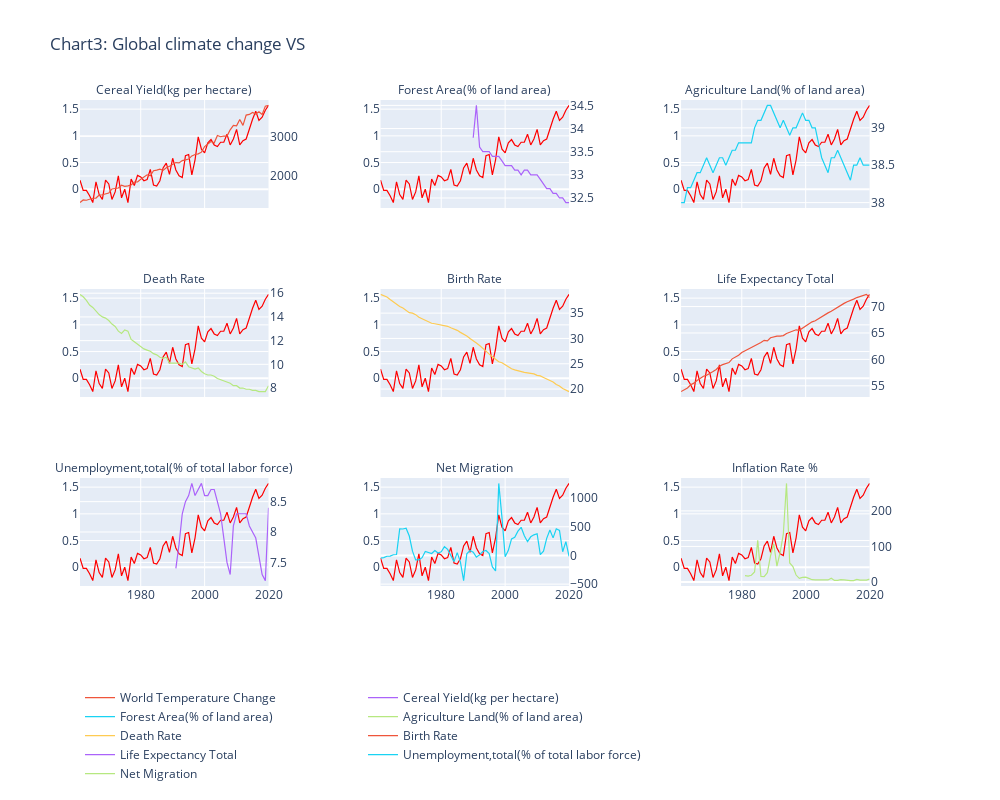

The notebook cell this image was saved under:
### Markdown cell above
**FINDING 2:**

we can read numerical value
- Related to **“Not enough food” problem,**

3 variables:

    (1) Variable 1: Cereal yield (kg per hectare) = 0.94
    (2) Variable 2: Forest area (% of land area) = -0.84
    (3) Variable 3: Agricultural land (% of land area) = 0.061
- Related to **“More health risks” problem,**

3 variables:

    (4) Variable 4: Death Rate = -0.86
    (5) Variable 5: Life Expectancy = 0.91
    (6) Variable 6: Birth Rate = -0.93
- Related to **“Poverty and displacement” problem,**

3 variables:
    
    (7) Variable 7: Net Migration = -0.33
    (8) Variable 8: Unemployment Rate = 0.4
    (9) Variable 9: Inflation Rate = -0.4

So here, we can see it clearly that Variable 1: Cereal yield (kg per hectare) = 0.94 positive,
Variable 2: Forest area (% of land area) = -0.84 negative, Variable 4: Death Rate = -0.86 negative, Variable 5: Life Expectancy = 0.91 positive, Variable 6: Birth Rate = -0.93 negative, these 5 variables have high significant relationship with World temperature changing.

Based on the viewpoint from the U.N. Report:

- (1)Rising temperature will cause “Not enough food” problem that means making Cereal yield decrease, making Forest area decrease, making Agricultural land decrease. So **only Variable 2: Forest area (% of land area)** = -0.84 negative relationship **<font color=green>can support</font>** the opinion from U.N. report.
- (2)Rising temperature will cause “More health risks” problem that means making Death Rate increase, making Life Expectancy decrease, making Birth Rate decrease. So **only Variable 6: Birth Rate** = -0.93 negative relationship **<font color=green>can support</font>** the opinion from U.N. report.
- (3)Rising temperature will cause “Poverty and displacement” problem that means making Net Migration increase, making Unemployment Rate decrease, making Inflation Rate increase. But there is no signification correlation within variable7 to 9. So, in this project, variables **<font color=red>can not support</font>** the opinion from U.N. report.

### Code cell
subplot_titles = merged_df.columns.tolist()[2:]
rows =3
cols =3
specis = {"secondary_y": True}
fig = make_subplots(rows=rows, cols=cols,
                    shared_xaxes=True,
                    specs=[[specis]*cols]*rows,
                    subplot_titles=subplot_titles,
                    
                    )

for row_index in range(1,1+rows):
    for col_index in range(1,1+cols):

        trace1 = go.Scatter(x=merged_df['Year'],
                        y=merged_df['World Temperature Change'], 
                        mode='lines', 
                        name='Average temp', 
                        line=dict(color='red',width=1.2),
                        showlegend=False
                       )

        trace2 = go.Scatter(x = merged_df['Year'],
                        y=merged_df.iloc[:,(row_index-1)*cols+col_index+1],
                        mode = 'lines',
                        line=dict(width=1.2),
                        name=merged_df.columns.tolist()[(row_index-1)*cols+col_index],
                        showlegend=True
                       )

        fig.add_trace(trace1, row=row_index, col=col_index,secondary_y=False)
        fig.add_trace(trace2, row=row_index, col=col_index,secondary_y=True)

fig.update_layout(height=800, width=1000, title_text="Chart3: Global climate change VS")
fig.update_annotations(font=dict(size=12))
fig.update_layout(legend=dict(x=0, y=-0.2, orientation='h'))
fig.show()

### Figure 1 — Plotly figure (JSON) as saved in the notebook; plotly's stock layout.template omitted (floating-point values rounded to 4 significant figures)
{"data": [{"line": {"color": "red", "width": 1.2}, "mode": "lines", "name": "Average temp", "showlegend": false, "type": "scatter", "x": [1961, 1962, 1963, 1964, 1965, 1966, 1967, 1968, 1969, 1970, 1971, 1972, 1973, 1974, 1975, 1976, 1977, 1978, 1979, 1980, 1981, 1982, 1983, 1984, 1985, 1986, 1987, 1988, 1989, 1990, 1991, 1992, 1993, 1994, 1995, 1996, 1997, 1998, 1999, 2000, 2001, 2002, 2003, 2004, 2005, 2006, 2007, 2008, 2009, 2010, 2011, 2012, 2013, 2014, 2015, 2016, 2017, 2018, 2019, 2020], "xaxis": "x", "y": [0.17, -0.02, -0.02, -0.12, -0.25, 0.14, -0.1, -0.19, 0.17, 0.1, -0.19, -0.05, 0.25, -0.16, 0, -0.25, 0.19, 0.07, 0.26, 0.23, 0.16, 0.18, 0.37, 0.08, 0.06, 0.16, 0.4, 0.49, 0.28, 0.58, 0.36, 0.25, 0.22, 0.63, 0.65, 0.27, 0.55, 0.98, 0.75, 0.68, 0.87, 0.93, 0.83, 0.8, 0.88, 0.88, 1.03, 0.83, 0.94, 1.12, 0.83, 0.91, 0.94, 1.14, 1.31, 1.46, 1.29, 1.35, 1.48, 1.57], "yaxis": "y"}, {"line": {"width": 1.2}, "mode": "lines", "name": "World Temperature Change", "showlegend": true, "type": "scatter", "x": [1961, 1962, 1963, 1964, 1965, 1966, 1967, 1968, 1969, 1970, 1971, 1972, 1973, 1974, 1975, 1976, 1977, 1978, 1979, 1980, 1981, 1982, 1983, 1984, 1985, 1986, 1987, 1988, 1989, 1990, 1991, 1992, 1993, 1994, 1995, 1996, 1997, 1998, 1999, 2000, 2001, 2002, 2003, 2004, 2005, 2006, 2007, 2008, 2009, 2010, 2011, 2012, 2013, 2014, 2015, 2016, 2017, 2018, 2019, 2020], "xaxis": "x", "y": [1330.0, 1397.0, 1389.0, 1422.0, 1439.0, 1444.0, 1519.0, 1528.0, 1556.0, 1572.0, 1674.0, 1693, 1697.0, 1768.0, 1741.0, 1750.0, 1774.0, 1849.0, 1849.0, 1918.0, 1971.0, 2030.0, 2005.0, 2133.0, 2147.0, 2174.0, 2142.0, 2208.0, 2246.0, 2291, 2340.0, 2331.0, 2390.0, 2407, 2427, 2508.0, 2544.0, 2558.0, 2601.0, 2742.0, 2809.0, 2870.0, 2836, 3021, 2991.0, 3008.0, 3007.0, 3166.0, 3278.0, 3264.0, 3428.0, 3278.0, 3537.0, 3553.0, 3604.0, 3562.0, 3619.0, 3550.0, 3762.0, 3781.0], "yaxis": "y2"}, {"line": {"color": "red", "width": 1.2}, "mode": "lines", "name": "Average temp", "showlegend": false, "type": "scatter", "x": [1961, 1962, 1963, 1964, 1965, 1966, 1967, 1968, 1969, 1970, 1971, 1972, 1973, 1974, 1975, 1976, 1977, 1978, 1979, 1980, 1981, 1982, 1983, 1984, 1985, 1986, 1987, 1988, 1989, 1990, 1991, 1992, 1993, 1994, 1995, 1996, 1997, 1998, 1999, 2000, 2001, 2002, 2003, 2004, 2005, 2006, 2007, 2008, 2009, 2010, 2011, 2012, 2013, 2014, 2015, 2016, 2017, 2018, 2019, 2020], "xaxis": "x2", "y": [0.17, -0.02, -0.02, -0.12, -0.25, 0.14, -0.1, -0.19, 0.17, 0.1, -0.19, -0.05, 0.25, -0.16, 0, -0.25, 0.19, 0.07, 0.26, 0.23, 0.16, 0.18, 0.37, 0.08, 0.06, 0.16, 0.4, 0.49, 0.28, 0.58, 0.36, 0.25, 0.22, 0.63, 0.65, 0.27, 0.55, 0.98, 0.75, 0.68, 0.87, 0.93, 0.83, 0.8, 0.88, 0.88, 1.03, 0.83, 0.94, 1.12, 0.83, 0.91, 0.94, 1.14, 1.31, 1.46, 1.29, 1.35, 1.48, 1.57], "yaxis": "y3"}, {"line": {"width": 1.2}, "mode": "lines", "name": "Cereal Yield(kg per hectare)", "showlegend": true, "type": "scatter", "x": [1961, 1962, 1963, 1964, 1965, 1966, 1967, 1968, 1969, 1970, 1971, 1972, 1973, 1974, 1975, 1976, 1977, 1978, 1979, 1980, 1981, 1982, 1983, 1984, 1985, 1986, 1987, 1988, 1989, 1990, 1991, 1992, 1993, 1994, 1995, 1996, 1997, 1998, 1999, 2000, 2001, 2002, 2003, 2004, 2005, 2006, 2007, 2008, 2009, 2010, 2011, 2012, 2013, 2014, 2015, 2016, 2017, 2018, 2019, 2020], "xaxis": "x2", "y": [null, null, null, null, null, null, null, null, null, null, null, null, null, null, null, null, null, null, null, null, null, null, null, null, null, null, null, null, null, 33.8, 34.5, 33.6, 33.5, 33.5, 33.5, 33.4, 33.4, 33.4, 33.3, 33.2, 33.2, 33.2, 33.1, 33.1, 33, 33.1, 33.1, 33, 33, 33, 32.9, 32.8, 32.7, 32.7, 32.6, 32.6, 32.5, 32.5, 32.4, 32.4], "yaxis": "y4"}, {"line": {"color": "red", "width": 1.2}, "mode": "lines", "name": "Average temp", "showlegend": false, "type": "scatter", "x": [1961, 1962, 1963, 1964, 1965, 1966, 1967, 1968, 1969, 1970, 1971, 1972, 1973, 1974, 1975, 1976, 1977, 1978, 1979, 1980, 1981, 1982, 1983, 1984, 1985, 1986, 1987, 1988, 1989, 1990, 1991, 1992, 1993, 1994, 1995, 1996, 1997, 1998, 1999, 2000, 2001, 2002, 2003, 2004, 2005, 2006, 2007, 2008, 2009, 2010, 2011, 2012, 2013, 2014, 2015, 2016, 2017, 2018, 2019, 2020], "xaxis": "x3", "y": [0.17, -0.02, -0.02, -0.12, -0.25, 0.14, -0.1, -0.19, 0.17, 0.1, -0.19, -0.05, 0.25, -0.16, 0, -0.25, 0.19, 0.07, 0.26, 0.23, 0.16, 0.18, 0.37, 0.08, 0.06, 0.16, 0.4, 0.49, 0.28, 0.58, 0.36, 0.25, 0.22, 0.63, 0.65, 0.27, 0.55, 0.98, 0.75, 0.68, 0.87, 0.93, 0.83, 0.8, 0.88, 0.88, 1.03, 0.83, 0.94, 1.12, 0.83, 0.91, 0.94, 1.14, 1.31, 1.46, 1.29, 1.35, 1.48, 1.57], "yaxis": "y5"}, {"line": {"width": 1.2}, "mode": "lines", "name": "Forest Area(% of land area)", "showlegend": true, "type": "scatter", "x": [1961, 1962, 1963, 1964, 1965, 1966, 1967, 1968, 1969, 1970, 1971, 1972, 1973, 1974, 1975, 1976, 1977, 1978, 1979, 1980, 1981, 1982, 1983, 1984, 1985, 1986, 1987, 1988, 1989, 1990, 1991, 1992, 1993, 1994, 1995, 1996, 1997, 1998, 1999, 2000, 2001, 2002, 2003, 2004, 2005, 2006, 2007, 2008, 2009, 2010, 2011, 2012, 2013, 2014, 2015, 2016, 2017, 2018, 2019, 2020], "xaxis": "x3", "y": [38, 38, 38.2, 38.2, 38.3, 38.4, 38.4, 38.5, 38.6, 38.5, 38.4, 38.5, 38.6, 38.6, 38.5, 38.6, 38.7, 38.7, 38.8, 38.8, 38.8, 38.8, 38.8, 39, 39.1, 39.1, 39.2, 39.3, 39.3, 39.2, 39.1, 39, 39.1, 39, 38.9, 39, 39, 39.1, 39.2, 39.1, 39.1, 39, 39, 38.8, 38.6, 38.5, 38.4, 38.6, 38.6, 38.7, 38.6, 38.5, 38.4, 38.3, 38.5, 38.5, 38.6, 38.5, 38.5, 38.5], "yaxis": "y6"}, {"line": {"color": "red", "width": 1.2}, "mode": "lines", "name": "Average temp", "showlegend": false, "type": "scatter", "x": [1961, 1962, 1963, 1964, 1965, 1966, 1967, 1968, 1969, 1970, 1971, 1972, 1973, 1974, 1975, 1976, 1977, 1978, 1979, 1980, 1981, 1982, 1983, 1984, 1985, 1986, 1987, 1988, 1989, 1990, 1991, 1992, 1993, 1994, 1995, 1996, 1997, 1998, 1999, 2000, 2001, 2002, 2003, 2004, 2005, 2006, 2007, 2008, 2009, 2010, 2011, 2012, 2013, 2014, 2015, 2016, 2017, 2018, 2019, 2020], "xaxis": "x4", "y": [0.17, -0.02, -0.02, -0.12, -0.25, 0.14, -0.1, -0.19, 0.17, 0.1, -0.19, -0.05, 0.25, -0.16, 0, -0.25, 0.19, 0.07, 0.26, 0.23, 0.16, 0.18, 0.37, 0.08, 0.06, 0.16, 0.4, 0.49, 0.28, 0.58, 0.36, 0.25, 0.22, 0.63, 0.65, 0.27, 0.55, 0.98, 0.75, 0.68, 0.87, 0.93, 0.83, 0.8, 0.88, 0.88, 1.03, 0.83, 0.94, 1.12, 0.83, 0.91, 0.94, 1.14, 1.31, 1.46, 1.29, 1.35, 1.48, 1.57], "yaxis": "y7"}, {"line": {"width": 1.2}, "mode": "lines", "name": "Agriculture Land(% of land area)", "showlegend": true, "type": "scatter", "x": [1961, 1962, 1963, 1964, 1965, 1966, 1967, 1968, 1969, 1970, 1971, 1972, 1973, 1974, 1975, 1976, 1977, 1978, 1979, 1980, 1981, 1982, 1983, 1984, 1985, 1986, 1987, 1988, 1989, 1990, 1991, 1992, 1993, 1994, 1995, 1996, 1997, 1998, 1999, 2000, 2001, 2002, 2003, 2004, 2005, 2006, 2007, 2008, 2009, 2010, 2011, 2012, 2013, 2014, 2015, 2016, 2017, 2018, 2019, 2020], "xaxis": "x4", "y": [15.9, 15.7, 15.4, 15, 14.8, 14.5, 14.2, 14, 13.9, 13.7, 13.4, 13.2, 12.8, 12.6, 12.9, 12.8, 12.1, 11.9, 11.7, 11.5, 11.3, 11.2, 11.1, 10.9, 10.8, 10.6, 10.5, 10.6, 10.1, 10.1, 10.1, 10.1, 10, 10.2, 9.8, 9.7, 9.6, 9.7, 9.4, 9.2, 9.1, 9.1, 9, 8.8, 8.7, 8.6, 8.5, 8.4, 8.2, 8.2, 8, 8, 7.9, 7.9, 7.8, 7.8, 7.7, 7.7, 7.7, 8.2], "yaxis": "y8"}, {"line": {"color": "red", "width": 1.2}, "mode": "lines", "name": "Average temp", "showlegend": false, "type": "scatter", "x": [1961, 1962, 1963, 1964, 1965, 1966, 1967, 1968, 1969, 1970, 1971, 1972, 1973, 1974, 1975, 1976, 1977, 1978, 1979, 1980, 1981, 1982, 1983, 1984, 1985, 1986, 1987, 1988, 1989, 1990, 1991, 1992, 1993, 1994, 1995, 1996, 1997, 1998, 1999, 2000, 2001, 2002, 2003, 2004, 2005, 2006, 2007, 2008, 2009, 2010, 2011, 2012, 2013, 2014, 2015, 2016, 2017, 2018, 2019, 2020], "xaxis": "x5", "y": [0.17, -0.02, -0.02, -0.12, -0.25, 0.14, -0.1, -0.19, 0.17, 0.1, -0.19, -0.05, 0.25, -0.16, 0, -0.25, 0.19, 0.07, 0.26, 0.23, 0.16, 0.18, 0.37, 0.08, 0.06, 0.16, 0.4, 0.49, 0.28, 0.58, 0.36, 0.25, 0.22, 0.63, 0.65, 0.27, 0.55, 0.98, 0.75, 0.68, 0.87, 0.93, 0.83, 0.8, 0.88, 0.88, 1.03, 0.83, 0.94, 1.12, 0.83, 0.91, 0.94, 1.14, 1.31, 1.46, 1.29, 1.35, 1.48, 1.57], "yaxis": "y9"}, {"line": {"width": 1.2}, "mode": "lines", "name": "Death Rate", "showlegend": true, "type": "scatter", "x": [1961, 1962, 1963, 1964, 1965, 1966, 1967, 1968, 1969, 1970, 1971, 1972, 1973, 1974, 1975, 1976, 1977, 1978, 1979, 1980, 1981, 1982, 1983, 1984, 1985, 1986, 1987, 1988, 1989, 1990, 1991, 1992, 1993, 1994, 1995, 1996, 1997, 1998, 1999, 2000, 2001, 2002, 2003, 2004, 2005, 2006, 2007, 2008, 2009, 2010, 2011, 2012, 2013, 2014, 2015, 2016, 2017, 2018, 2019, 2020], "xaxis": "x5", "y": [38.7, 38.5, 38.2, 37.7, 37.2, 36.7, 36.3, 36, 35.6, 35.1, 35, 34.7, 34.2, 33.9, 33.6, 33.3, 33, 32.9, 32.8, 32.7, 32.5, 32.4, 32.1, 31.9, 31.6, 31.2, 30.9, 30.5, 30, 29.6, 29.1, 28.6, 28.1, 27.5, 26.9, 26.3, 25.9, 25.4, 25.2, 24.8, 24.4, 24, 23.8, 23.6, 23.4, 23.3, 23.2, 23.1, 23, 22.7, 22.6, 22.3, 22, 21.7, 21.4, 20.9, 20.6, 20.1, 19.8, 19.5], "yaxis": "y10"}, {"line": {"color": "red", "width": 1.2}, "mode": "lines", "name": "Average temp", "showlegend": false, "type": "scatter", "x": [1961, 1962, 1963, 1964, 1965, 1966, 1967, 1968, 1969, 1970, 1971, 1972, 1973, 1974, 1975, 1976, 1977, 1978, 1979, 1980, 1981, 1982, 1983, 1984, 1985, 1986, 1987, 1988, 1989, 1990, 1991, 1992, 1993, 1994, 1995, 1996, 1997, 1998, 1999, 2000, 2001, 2002, 2003, 2004, 2005, 2006, 2007, 2008, 2009, 2010, 2011, 2012, 2013, 2014, 2015, 2016, 2017, 2018, 2019, 2020], "xaxis": "x6", "y": [0.17, -0.02, -0.02, -0.12, -0.25, 0.14, -0.1, -0.19, 0.17, 0.1, -0.19, -0.05, 0.25, -0.16, 0, -0.25, 0.19, 0.07, 0.26, 0.23, 0.16, 0.18, 0.37, 0.08, 0.06, 0.16, 0.4, 0.49, 0.28, 0.58, 0.36, 0.25, 0.22, 0.63, 0.65, 0.27, 0.55, 0.98, 0.75, 0.68, 0.87, 0.93, 0.83, 0.8, 0.88, 0.88, 1.03, 0.83, 0.94, 1.12, 0.83, 0.91, 0.94, 1.14, 1.31, 1.46, 1.29, 1.35, 1.48, 1.57], "yaxis": "y11"}, {"line": {"width": 1.2}, "mode": "lines", "name": "Birth Rate", "showlegend": true, "type": "scatter", "x": [1961, 1962, 1963, 1964, 1965, 1966, 1967, 1968, 1969, 1970, 1971, 1972, 1973, 1974, 1975, 1976, 1977, 1978, 1979, 1980, 1981, 1982, 1983, 1984, 1985, 1986, 1987, 1988, 1989, 1990, 1991, 1992, 1993, 1994, 1995, 1996, 1997, 1998, 1999, 2000, 2001, 2002, 2003, 2004, 2005, 2006, 2007, 2008, 2009, 2010, 2011, 2012, 2013, 2014, 2015, 2016, 2017, 2018, 2019, 2020], "xaxis": "x6", "y": [53.9, 54.3, 54.6, 55.2, 55.5, 56, 56.4, 56.8, 57, 57.3, 57.7, 58.1, 58.7, 59, 59.2, 59.4, 60.1, 60.4, 60.8, 61.3, 61.6, 61.9, 62.2, 62.5, 62.8, 63.2, 63.6, 63.5, 64.1, 64.3, 64.4, 64.4, 64.5, 64.9, 65.1, 65.3, 65.6, 65.5, 65.9, 66.4, 66.7, 67.1, 67.3, 67.7, 68, 68.4, 68.8, 69.1, 69.5, 69.8, 70.3, 70.6, 70.9, 71.1, 71.4, 71.7, 71.9, 72.1, 72.3, 71.7], "yaxis": "y12"}, {"line": {"color": "red", "width": 1.2}, "mode": "lines", "name": "Average temp", "showlegend": false, "type": "scatter", "x": [1961, 1962, 1963, 1964, 1965, 1966, 1967, 1968, 1969, 1970, 1971, 1972, 1973, 1974, 1975, 1976, 1977, 1978, 1979, 1980, 1981, 1982, 1983, 1984, 1985, 1986, 1987, 1988, 1989, 1990, 1991, 1992, 1993, 1994, 1995, 1996, 1997, 1998, 1999, 2000, 2001, 2002, 2003, 2004, 2005, 2006, 2007, 2008, 2009, 2010, 2011, 2012, 2013, 2014, 2015, 2016, 2017, 2018, 2019, 2020], "xaxis": "x7", "y": [0.17, -0.02, -0.02, -0.12, -0.25, 0.14, -0.1, -0.19, 0.17, 0.1, -0.19, -0.05, 0.25, -0.16, 0, -0.25, 0.19, 0.07, 0.26, 0.23, 0.16, 0.18, 0.37, 0.08, 0.06, 0.16, 0.4, 0.49, 0.28, 0.58, 0.36, 0.25, 0.22, 0.63, 0.65, 0.27, 0.55, 0.98, 0.75, 0.68, 0.87, 0.93, 0.83, 0.8, 0.88, 0.88, 1.03, 0.83, 0.94, 1.12, 0.83, 0.91, 0.94, 1.14, 1.31, 1.46, 1.29, 1.35, 1.48, 1.57], "yaxis": "y13"}, {"line": {"width": 1.2}, "mode": "lines", "name": "Life Expectancy Total", "showlegend": true, "type": "scatter", "x": [1961, 1962, 1963, 1964, 1965, 1966, 1967, 1968, 1969, 1970, 1971, 1972, 1973, 1974, 1975, 1976, 1977, 1978, 1979, 1980, 1981, 1982, 1983, 1984, 1985, 1986, 1987, 1988, 1989, 1990, 1991, 1992, 1993, 1994, 1995, 1996, 1997, 1998, 1999, 2000, 2001, 2002, 2003, 2004, 2005, 2006, 2007, 2008, 2009, 2010, 2011, 2012, 2013, 2014, 2015, 2016, 2017, 2018, 2019, 2020], "xaxis": "x7", "y": [null, null, null, null, null, null, null, null, null, null, null, null, null, null, null, null, null, null, null, null, null, null, null, null, null, null, null, null, null, null, 7.4, 7.8, 8.3, 8.5, 8.6, 8.8, 8.6, 8.7, 8.8, 8.6, 8.6, 8.7, 8.7, 8.5, 8.3, 7.9, 7.5, 7.3, 8.1, 8.3, 8.3, 8.3, 8.3, 8.1, 8, 7.9, 7.6, 7.3, 7.2, 8.4], "yaxis": "y14"}, {"line": {"color": "red", "width": 1.2}, "mode": "lines", "name": "Average temp", "showlegend": false, "type": "scatter", "x": [1961, 1962, 1963, 1964, 1965, 1966, 1967, 1968, 1969, 1970, 1971, 1972, 1973, 1974, 1975, 1976, 1977, 1978, 1979, 1980, 1981, 1982, 1983, 1984, 1985, 1986, 1987, 1988, 1989, 1990, 1991, 1992, 1993, 1994, 1995, 1996, 1997, 1998, 1999, 2000, 2001, 2002, 2003, 2004, 2005, 2006, 2007, 2008, 2009, 2010, 2011, 2012, 2013, 2014, 2015, 2016, 2017, 2018, 2019, 2020], "xaxis": "x8", "y": [0.17, -0.02, -0.02, -0.12, -0.25, 0.14, -0.1, -0.19, 0.17, 0.1, -0.19, -0.05, 0.25, -0.16, 0, -0.25, 0.19, 0.07, 0.26, 0.23, 0.16, 0.18, 0.37, 0.08, 0.06, 0.16, 0.4, 0.49, 0.28, 0.58, 0.36, 0.25, 0.22, 0.63, 0.65, 0.27, 0.55, 0.98, 0.75, 0.68, 0.87, 0.93, 0.83, 0.8, 0.88, 0.88, 1.03, 0.83, 0.94, 1.12, 0.83, 0.91, 0.94, 1.14, 1.31, 1.46, 1.29, 1.35, 1.48, 1.57], "yaxis": "y15"}, {"line": {"width": 1.2}, "mode": "lines", "name": "Unemployment,total(% of total labor force)", "showlegend": true, "type": "scatter", "x": [1961, 1962, 1963, 1964, 1965, 1966, 1967, 1968, 1969, 1970, 1971, 1972, 1973, 1974, 1975, 1976, 1977, 1978, 1979, 1980, 1981, 1982, 1983, 1984, 1985, 1986, 1987, 1988, 1989, 1990, 1991, 1992, 1993, 1994, 1995, 1996, 1997, 1998, 1999, 2000, 2001, 2002, 2003, 2004, 2005, 2006, 2007, 2008, 2009, 2010, 2011, 2012, 2013, 2014, 2015, 2016, 2017, 2018, 2019, 2020], "xaxis": "x8", "y": [-46.7, -38, -14, -11.6, 12.7, 16.2, 461.2, 460.8, 474.3, 338, 74, -78.4, -76.4, -39.5, 70.3, 52.3, 34.5, 85, 41.7, 63.8, 152.3, 105.6, -11.8, -107.7, 48.5, -116.6, -438.2, 29.1, 86.1, 57.2, -28.2, 9.5, 69.1, 86.6, 33.3, -199.8, -269.1, 1255, 662.4, -21.4, 88.3, 287.4, 315.7, 422.6, 490.7, 342.8, 239.5, 324.6, 358.9, 378.3, 13.6, 73.3, 297.8, 443.8, 306.4, 464.9, 435.9, 64, 240.5, -17.7], "yaxis": "y16"}, {"line": {"color": "red", "width": 1.2}, "mode": "lines", "name": "Average temp", "showlegend": false, "type": "scatter", "x": [1961, 1962, 1963, 1964, 1965, 1966, 1967, 1968, 1969, 1970, 1971, 1972, 1973, 1974, 1975, 1976, 1977, 1978, 1979, 1980, 1981, 1982, 1983, 1984, 1985, 1986, 1987, 1988, 1989, 1990, 1991, 1992, 1993, 1994, 1995, 1996, 1997, 1998, 1999, 2000, 2001, 2002, 2003, 2004, 2005, 2006, 2007, 2008, 2009, 2010, 2011, 2012, 2013, 2014, 2015, 2016, 2017, 2018, 2019, 2020], "xaxis": "x9", "y": [0.17, -0.02, -0.02, -0.12, -0.25, 0.14, -0.1, -0.19, 0.17, 0.1, -0.19, -0.05, 0.25, -0.16, 0, -0.25, 0.19, 0.07, 0.26, 0.23, 0.16, 0.18, 0.37, 0.08, 0.06, 0.16, 0.4, 0.49, 0.28, 0.58, 0.36, 0.25, 0.22, 0.63, 0.65, 0.27, 0.55, 0.98, 0.75, 0.68, 0.87, 0.93, 0.83, 0.8, 0.88, 0.88, 1.03, 0.83, 0.94, 1.12, 0.83, 0.91, 0.94, 1.14, 1.31, 1.46, 1.29, 1.35, 1.48, 1.57], "yaxis": "y17"}, {"line": {"width": 1.2}, "mode": "lines", "name": "Net Migration", "showlegend": true, "type": "scatter", "x": [1961, 1962, 1963, 1964, 1965, 1966, 1967, 1968, 1969, 1970, 1971, 1972, 1973, 1974, 1975, 1976, 1977, 1978, 1979, 1980, 1981, 1982, 1983, 1984, 1985, 1986, 1987, 1988, 1989, 1990, 1991, 1992, 1993, 1994, 1995, 1996, 1997, 1998, 1999, 2000, 2001, 2002, 2003, 2004, 2005, 2006, 2007, 2008, 2009, 2010, 2011, 2012, 2013, 2014, 2015, 2016, 2017, 2018, 2019, 2020], "xaxis": "x9", "y": [null, null, null, null, null, null, null, null, null, null, null, null, null, null, null, null, null, null, null, null, 17.7, 16.4, 19, 28, 117.1, 15.4, 15.1, 26.2, 73.5, 107.6, 44.5, 82.9, 135, 277.3, 53.4, 43.4, 19.5, 10, 13.1, 13.4, 10, 6.4, 6.2, 5.4, 6, 5.9, 5.8, 10.5, 4.3, 4.4, 6.7, 5.9, 4.3, 3.9, 4, 7.1, 5.2, 4.4, 5.3, 8.2], "yaxis": "y18"}], "layout": {"annotations": [{"font": {"size": 12}, "showarrow": false, "text": "Cereal Yield(kg per hectare)", "x": 0.1122, "xanchor": "center", "xref": "paper", "y": 1, "yanchor": "bottom", "yref": "paper"}, {"font": {"size": 12}, "showarrow": false, "text": "Forest Area(% of land area)", "x": 0.47, "xanchor": "center", "xref": "paper", "y": 1, "yanchor": "bottom", "yref": "paper"}, {"font": {"size": 12}, "showarrow": false, "text": "Agriculture Land(% of land area)", "x": 0.8278, "xanchor": "center", "xref": "paper", "y": 1, "yanchor": "bottom", "yref": "paper"}, {"font": {"size": 12}, "showarrow": false, "text": "Death Rate", "x": 0.1122, "xanchor": "center", "xref": "paper", "y": 0.6111, "yanchor": "bottom", "yref": "paper"}, {"font": {"size": 12}, "showarrow": false, "text": "Birth Rate", "x": 0.47, "xanchor": "center", "xref": "paper", "y": 0.6111, "yanchor": "bottom", "yref": "paper"}, {"font": {"size": 12}, "showarrow": false, "text": "Life Expectancy Total", "x": 0.8278, "xanchor": "center", "xref": "paper", "y": 0.6111, "yanchor": "bottom", "yref": "paper"}, {"font": {"size": 12}, "showarrow": false, "text": "Unemployment,total(% of total labor force)", "x": 0.1122, "xanchor": "center", "xref": "paper", "y": 0.2222, "yanchor": "bottom", "yref": "paper"}, {"font": {"size": 12}, "showarrow": false, "text": "Net Migration", "x": 0.47, "xanchor": "center", "xref": "paper", "y": 0.2222, "yanchor": "bottom", "yref": "paper"}, {"font": {"size": 12}, "showarrow": false, "text": "Inflation Rate %", "x": 0.8278, "xanchor": "center", "xref": "paper", "y": 0.2222, "yanchor": "bottom", "yref": "paper"}], "height": 800, "legend": {"orientation": "h", "x": 0, "y": -0.2}, "title": {"text": "Chart3: Global climate change VS"}, "width": 1000, "xaxis": {"anchor": "y", "domain": [0, 0.2244], "matches": "x7", "showticklabels": false}, "xaxis2": {"anchor": "y3", "domain": [0.3578, 0.5822], "matches": "x8", "showticklabels": false}, "xaxis3": {"anchor": "y5", "domain": [0.7156, 0.94], "matches": "x9", "showticklabels": false}, "xaxis4": {"anchor": "y7", "domain": [0, 0.2244], "matches": "x7", "showticklabels": false}, "xaxis5": {"anchor": "y9", "domain": [0.3578, 0.5822], "matches": "x8", "showticklabels": false}, "xaxis6": {"anchor": "y11", "domain": [0.7156, 0.94], "matches": "x9", "showticklabels": false}, "xaxis7": {"anchor": "y13", "domain": [0, 0.2244]}, "xaxis8": {"anchor": "y15", "domain": [0.3578, 0.5822]}, "xaxis9": {"anchor": "y17", "domain": [0.7156, 0.94]}, "yaxis": {"anchor": "x", "domain": [0.7778, 1]}, "yaxis10": {"anchor": "x5", "overlaying": "y9", "side": "right"}, "yaxis11": {"anchor": "x6", "domain": [0.3889, 0.6111]}, "yaxis12": {"anchor": "x6", "overlaying": "y11", "side": "right"}, "yaxis13": {"anchor": "x7", "domain": [0, 0.2222]}, "yaxis14": {"anchor": "x7", "overlaying": "y13", "side": "right"}, "yaxis15": {"anchor": "x8", "domain": [0, 0.2222]}, "yaxis16": {"anchor": "x8", "overlaying": "y15", "side": "right"}, "yaxis17": {"anchor": "x9", "domain": [0, 0.2222]}, "yaxis18": {"anchor": "x9", "overlaying": "y17", "side": "right"}, "yaxis2": {"anchor": "x", "overlaying": "y", "side": "right"}, "yaxis3": {"anchor": "x2", "domain": [0.7778, 1]}, "yaxis4": {"anchor": "x2", "overlaying": "y3", "side": "right"}, "yaxis5": {"anchor": "x3", "domain": [0.7778, 1]}, "yaxis6": {"anchor": "x3", "overlaying": "y5", "side": "right"}, "yaxis7": {"anchor": "x4", "domain": [0.3889, 0.6111]}, "yaxis8": {"anchor": "x4", "overlaying": "y7", "side": "right"}, "yaxis9": {"anchor": "x5", "domain": [0.3889, 0.6111]}}}
